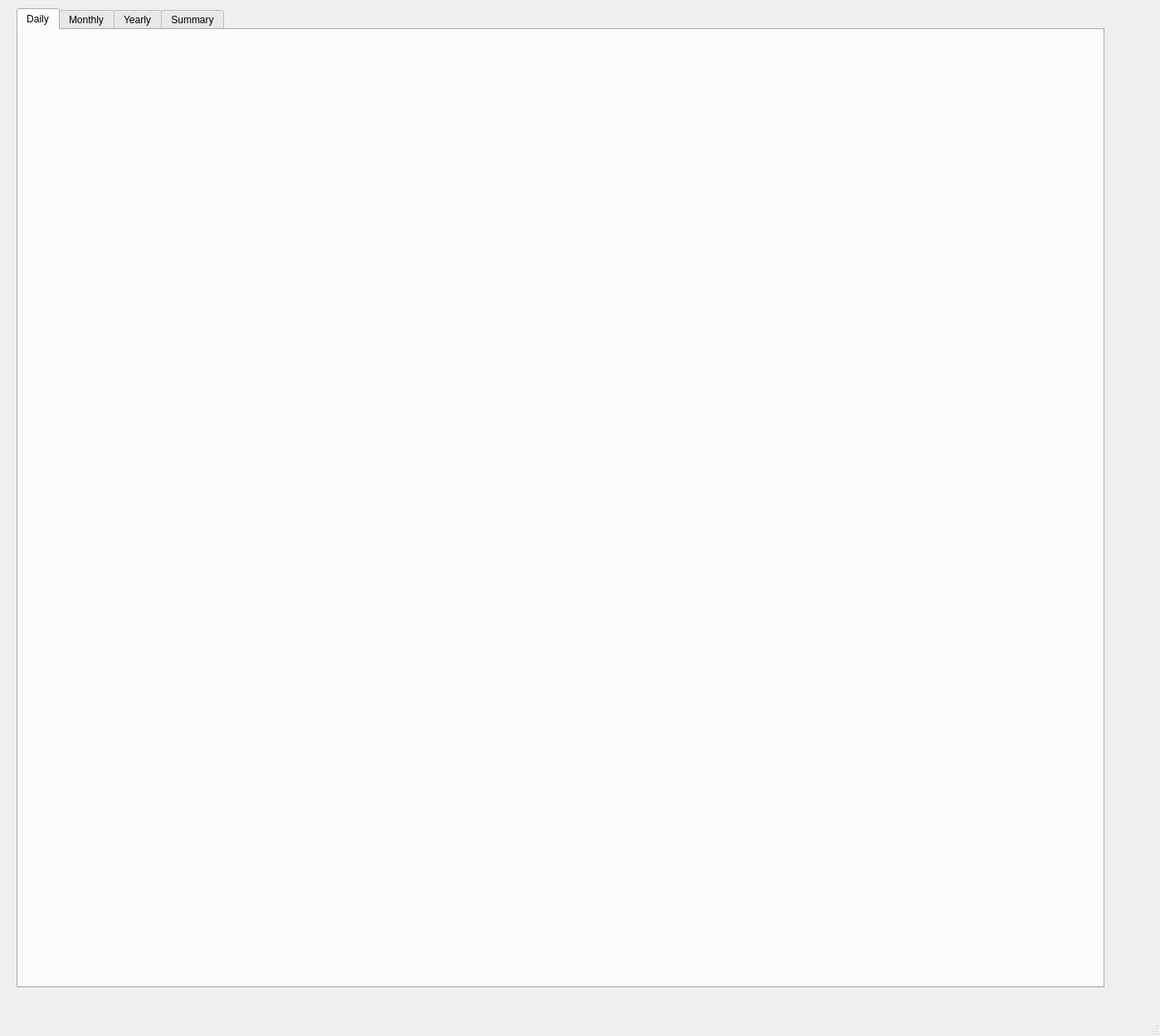
<?xml version="1.0" encoding="UTF-8"?>
<ui version="4.0">
 <class>MainWindow</class>
 <widget class="QMainWindow" name="MainWindow">
  <property name="geometry">
   <rect>
    <x>0</x>
    <y>0</y>
    <width>1398</width>
    <height>1249</height>
   </rect>
  </property>
  <property name="windowTitle">
   <string>MainWindow</string>
  </property>
  <widget class="QWidget" name="centralwidget">
   <widget class="QTabWidget" name="tabWidget">
    <property name="geometry">
     <rect>
      <x>20</x>
      <y>10</y>
      <width>1311</width>
      <height>1181</height>
     </rect>
    </property>
    <property name="currentIndex">
     <number>0</number>
    </property>
    <widget class="QWidget" name="tab">
     <attribute name="title">
      <string>Daily</string>
     </attribute>
     <widget class="QFrame" name="horizontalFrame1">
      <property name="geometry">
       <rect>
        <x>10</x>
        <y>10</y>
        <width>1281</width>
        <height>1131</height>
       </rect>
      </property>
      <layout class="QHBoxLayout" name="horizontalLayout"/>
     </widget>
    </widget>
    <widget class="QWidget" name="tab_2">
     <attribute name="title">
      <string>Monthly</string>
     </attribute>
     <widget class="QFrame" name="horizontalFrame2">
      <property name="geometry">
       <rect>
        <x>10</x>
        <y>10</y>
        <width>741</width>
        <height>481</height>
       </rect>
      </property>
      <layout class="QHBoxLayout" name="horizontalLayout_2"/>
     </widget>
    </widget>
    <widget class="QWidget" name="tab_3">
     <attribute name="title">
      <string>Yearly</string>
     </attribute>
     <widget class="QFrame" name="horizontalFrame3">
      <property name="geometry">
       <rect>
        <x>10</x>
        <y>10</y>
        <width>751</width>
        <height>501</height>
       </rect>
      </property>
      <layout class="QHBoxLayout" name="horizontalLayout_3"/>
     </widget>
    </widget>
    <widget class="QWidget" name="tab_4">
     <attribute name="title">
      <string>Summary</string>
     </attribute>
     <widget class="QFrame" name="horizontalFrame1sum">
      <property name="geometry">
       <rect>
        <x>10</x>
        <y>10</y>
        <width>681</width>
        <height>491</height>
       </rect>
      </property>
      <layout class="QHBoxLayout" name="horizontalLayout_4"/>
     </widget>
     <widget class="QFrame" name="horizontalFrame2sum">
      <property name="geometry">
       <rect>
        <x>620</x>
        <y>10</y>
        <width>691</width>
        <height>491</height>
       </rect>
      </property>
      <layout class="QHBoxLayout" name="horizontalLayout_5"/>
     </widget>
     <widget class="QFrame" name="horizontalFrame3sum">
      <property name="geometry">
       <rect>
        <x>620</x>
        <y>490</y>
        <width>771</width>
        <height>611</height>
       </rect>
      </property>
      <layout class="QHBoxLayout" name="horizontalLayout_6"/>
     </widget>
     <widget class="QCalendarWidget" name="calendarWidget">
      <property name="geometry">
       <rect>
        <x>30</x>
        <y>500</y>
        <width>551</width>
        <height>411</height>
       </rect>
      </property>
     </widget>
    </widget>
   </widget>
  </widget>
  <widget class="QMenuBar" name="menubar">
   <property name="geometry">
    <rect>
     <x>0</x>
     <y>0</y>
     <width>1398</width>
     <height>21</height>
    </rect>
   </property>
  </widget>
  <widget class="QStatusBar" name="statusbar"/>
 </widget>
 <resources/>
 <connections/>
</ui>
